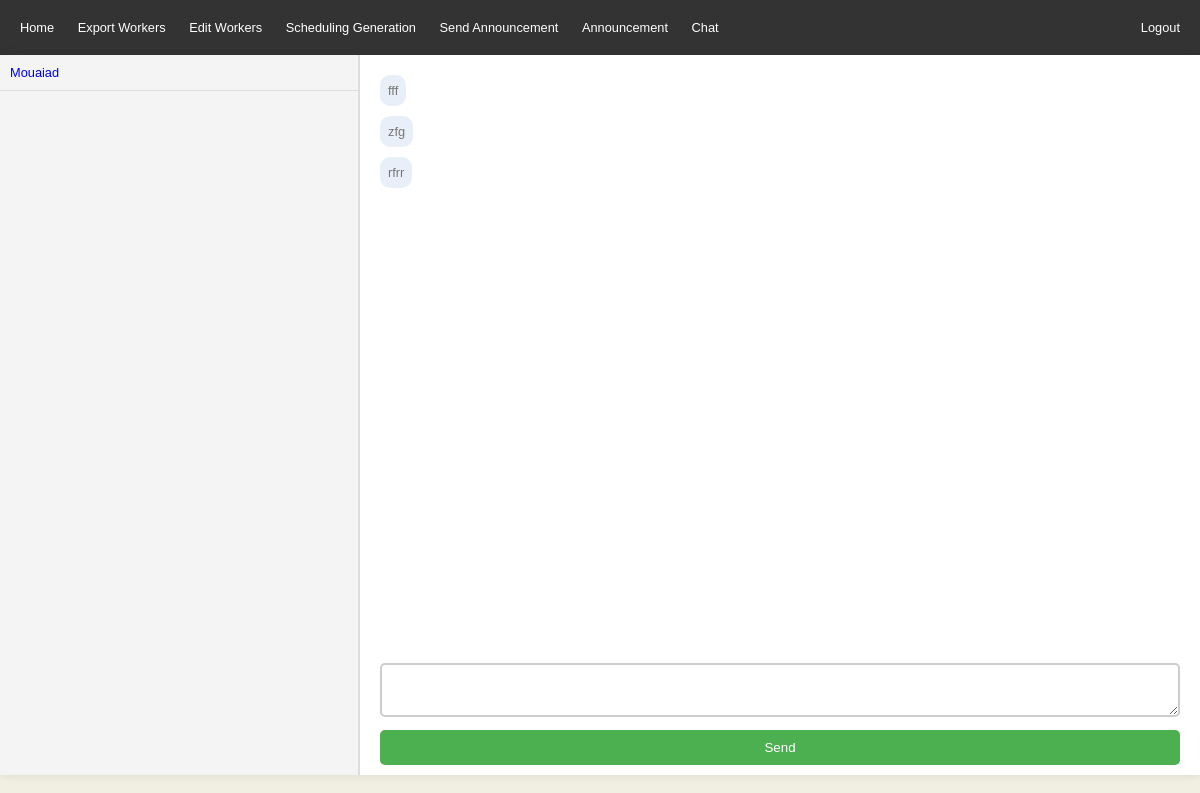
The page /chat.php?chat_with=2 (signed in) on the database its author committed.
### tables this page shows
CREATE TABLE IF NOT EXISTS `users` (
  `id` int(11) NOT NULL AUTO_INCREMENT,
  `firstName` text NOT NULL,
  `lastName` text NOT NULL,
  `email` text NOT NULL,
  `password` text NOT NULL,
  `is_admin` tinyint(4) NOT NULL DEFAULT '0',
  PRIMARY KEY (`id`)
);

CREATE TABLE IF NOT EXISTS `messages` (
  `id` int(11) NOT NULL AUTO_INCREMENT,
  `sender_id` int(11) NOT NULL,
  `receiver_id` int(11) NOT NULL,
  `message_text` text NOT NULL,
  `timestamp` datetime DEFAULT CURRENT_TIMESTAMP,
  PRIMARY KEY (`id`),
  KEY `sender_id` (`sender_id`),
  KEY `receiver_id` (`receiver_id`)
);

### chat.php (the view, shortened to what this page needs)
<?php
include('header.php');
require_once('db.php');
$loggedInUserId = $_SESSION['user_id'];
try {
	$usersQuery = $connection->prepare("SELECT id, firstName FROM users WHERE id != ?");
	$usersQuery->bind_param("i", $loggedInUserId);
	$usersQuery->execute();
	$result = $usersQuery->get_result();
} catch (Exception $e) {
	die('Error: ' . $e->getMessage());
}
?>
<div class="chat-container">
	<div class="users-list">
		<ul>
			<?php while ($user = $result->fetch_assoc()) : ?>
				<li><a href="?chat_with=<?php echo $user['id']; ?>"><?php echo htmlspecialchars($user['firstName']); ?></a></li>
			<?php endwhile; ?>
		</ul>
	</div>
	<div class="chat-area">
		<?php if (isset($_GET['chat_with'])) {
			$chatWithId = $_GET['chat_with'];
			$messagesQuery = $connection->prepare("SELECT * FROM messages WHERE (sender_id = ? AND receiver_id = ?) OR (sender_id = ? AND receiver_id = ?) ORDER BY timestamp ASC");
			$messagesQuery->bind_param("iiii", $loggedInUserId, $chatWithId, $chatWithId, $loggedInUserId);
			$messagesQuery->execute();
			$messages = $messagesQuery->get_result();
			echo '<ul>';
			while ($msg = $messages->fetch_assoc()) {
				echo '<li>' . htmlspecialchars($msg['message_text']) . '</li>';
			}
			echo '</ul>';
			echo '<form action="' . htmlspecialchars($_SERVER['PHP_SELF']) . '?chat_with=' . $chatWithId . '" method="post">';
			echo '<textarea name="message_text" required></textarea>';
			echo '<button type="submit">Send</button>';
			echo '</form>';
		}
		?>
	</div>
</div>
<?php include('footer.php'); ?>

### css.css (style rules this page uses)
* { box-sizing: border-box; margin: 0; border: 0; padding: 0; text-decoration: none; list-style-type: none; }
body { font: normal 0.8em 'trebuchet ms', arial, sans-serif; background: #F0EFE2; color: #777; }
button { padding: 10px 20px; background-color: #f44336; color: white; border: none; border-radius: 5px; cursor: pointer; width: 100%; margin-top: 10px; }
.chat-container { display: flex; width: 100%; height: 90vh; box-shadow: 0 0 10px rgba(0, 0, 0, 0.1); overflow: hidden; }
.users-list { width: 30%; background-color: #f4f4f4; overflow-y: auto; border-right: 2px solid #ddd; }
.users-list ul { list-style: none; padding: 0; margin: 0; }
.users-list li { padding: 10px; border-bottom: 1px solid #ddd; cursor: pointer; }
.chat-area { flex-grow: 1; padding: 20px; overflow-y: auto; background-color: #fff; position: relative; }
.chat-area ul { list-style: none; padding: 0; margin: 0; }
.chat-area li { margin-bottom: 10px; padding: 8px; background-color: #e9eff9; border-radius: 10px; width: fit-content; max-width: 80%; }
.chat-area form { position: absolute; bottom: 10px; width: calc(100% - 40px); }
textarea { width: 100%; margin-top: 10px; padding: 10px; box-sizing: border-box; border: 2px solid #ccc; border-radius: 5px; }
button { background-color: #4CAF50; color: white; padding: 10px 20px; border: none; border-radius: 5px; cursor: pointer; margin-top: 10px; float: right; }

### rows shown on the page
users: firstName "Mouaiad"
messages: message_text "fff"
messages: message_text "zfg"
messages: message_text "rfrr"
